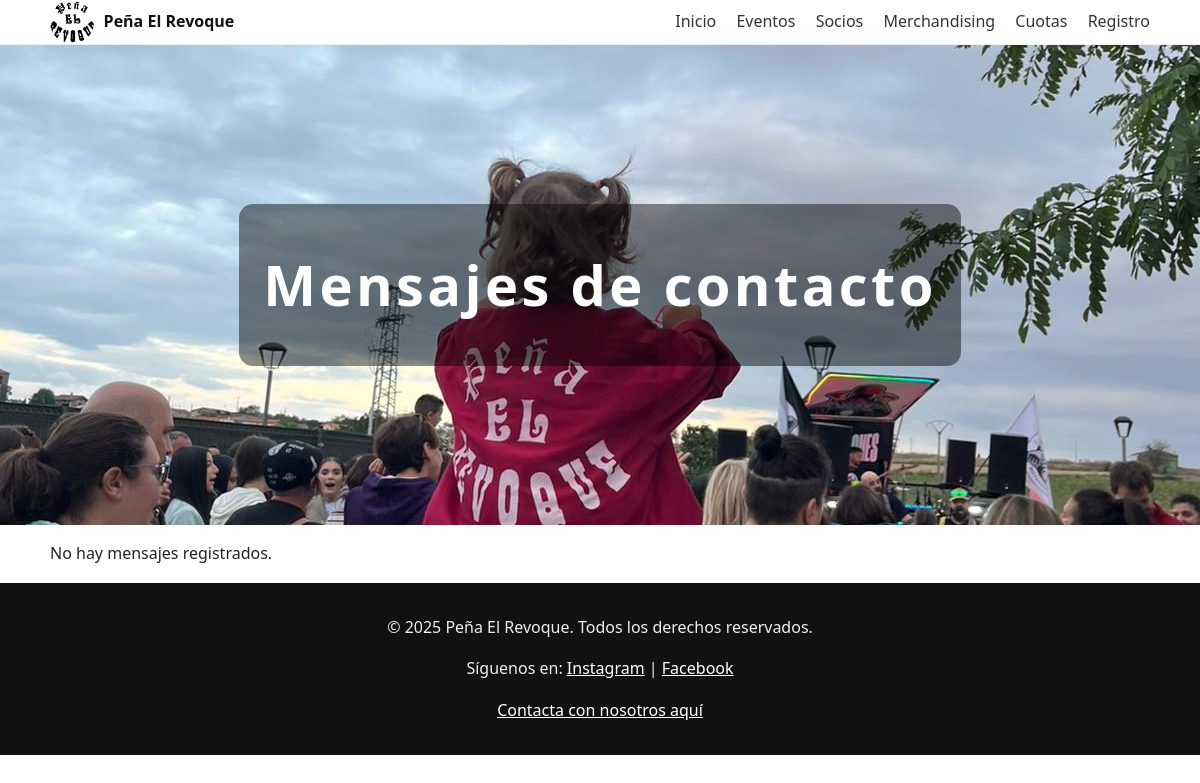
The app's page /contacto/mensajes/ (signed in), older data.
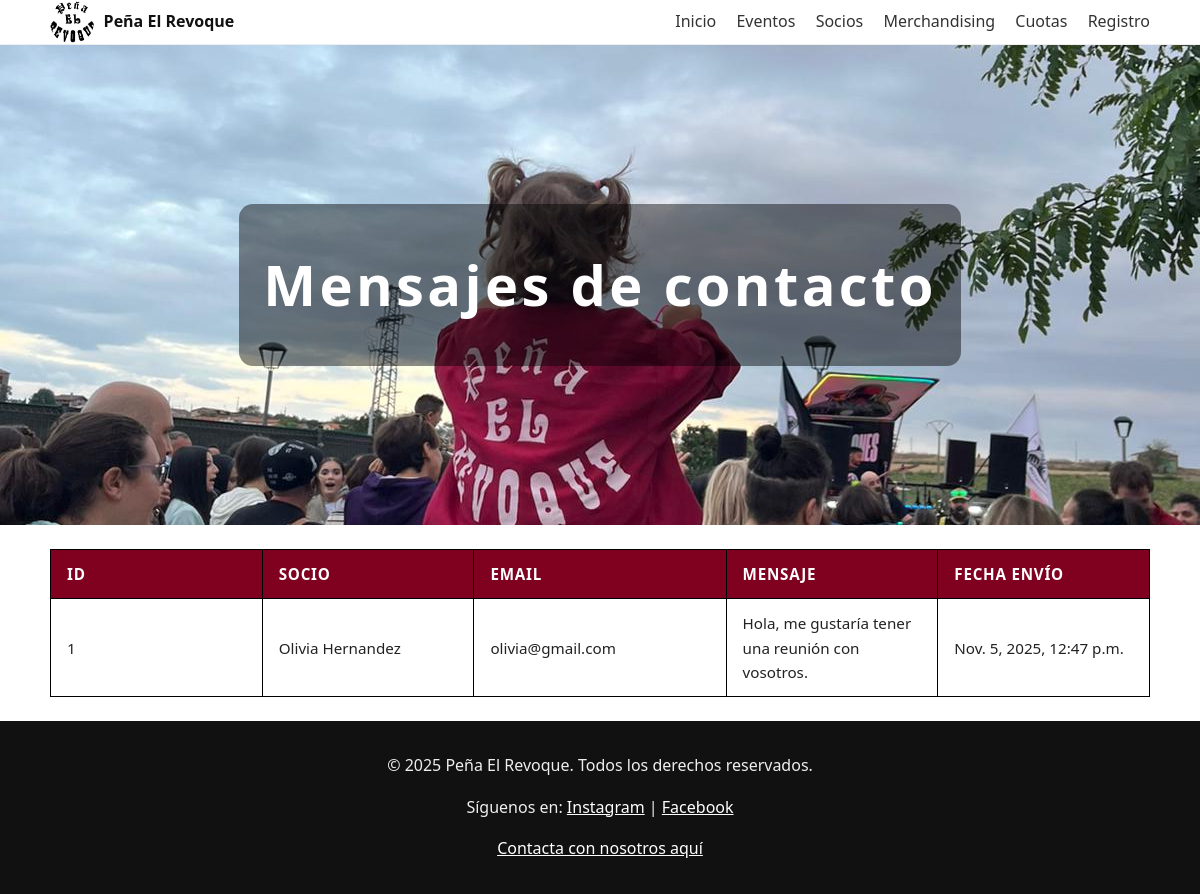
The same page, newer data.
### appProjectDjango/models.py (models this page shows, shortened)
class Contacto(models.Model):
    socio = models.ForeignKey('Socio', on_delete=models.SET_NULL, null=True, blank=True)
    email = models.EmailField()
    mensaje = models.TextField()
    fecha_envio = models.DateTimeField(auto_now_add=True)
    class Meta:
        db_table = "Contactos"

class Socio(models.Model):
    TIPO_SOCIO_CHOICES = [
        ('menor', 'Menor'),
        ('socio', 'Socio'),
        ('nuevo', 'Nuevo'),
    ]
    nombre = models.CharField(max_length=100)
    apellido = models.CharField(max_length=100, null=True, blank=True)
    segundo_apellido = models.CharField(max_length=100, blank=True, null=True)
    mayor13 = models.BooleanField(default=True)
    fecha_nacimiento = models.DateField(blank=True, null=True)
    tipo_socio = models.CharField(max_length=20, choices=TIPO_SOCIO_CHOICES, default='nuevo')
    email = models.EmailField(unique=True)
    password = models.CharField(max_length=128, null=True, blank=True)
    telefono = models.CharField(max_length=20)
    class Meta:
        db_table = "Socios"

### appProjectDjango/views.py (the view)
# urls.py: path('contacto/mensajes/', VerMensajesView.as_view(), name='ver_mensajes'),
class VerMensajesView(UserPassesTestMixin, ListView):
    model = Contacto
    template_name = "ver_mensajes.html"
    context_object_name = "mensajes"
    def test_func(self):
        return self.request.user.is_superuser
    def get_queryset(self):
        return Contacto.objects.select_related('socio').all().order_by('-fecha_envio')

### appProjectDjango/templates/ver_mensajes.html (shortened to what this page needs)
{% load static %}
<!DOCTYPE html>
<html lang="es">
<head>
  <link rel="stylesheet" href="{% static 'css/styles.css' %}">
</head>
<body>
<header class="site-header">
  <div class="wrap">
    <a class="brand" href="{% url 'index' %}">
      <img src="{% static 'img/iconos/peña.jpg' %}" alt="Logo" class="brand-logo">
      <span>Peña El Revoque</span>
    </a>
    <nav class="main-nav">
      <a href="{% url 'index' %}">Inicio</a>
      <a href="{% url 'eventos' %}">Eventos</a>
      <a href="{% url 'socios' %}">Socios</a>
      <a href="{% url 'merchandising' %}">Merchandising</a>
      <a href="{% url 'cuotas' %}">Cuotas</a>
      <a href="{% url 'registros' %}">Registro</a>
    </nav>
  </div>
</header>
<section class="hero">
  <div class="hero-inner">
    <h1>Mensajes de contacto</h1>
  </div>
</section>
<main class="wrap">
  {% if mensajes %}
  <table id="cuotas" style="width:100%;">
    <thead>
      <tr>
        <th>ID</th>
        <th>Socio</th>
        <th>Email</th>
        <th>Mensaje</th>
        <th>Fecha envío</th>
      </tr>
    </thead>
    <tbody>
      {% for mensaje in mensajes %}
      <tr>
        <td>{{ mensaje.id }}</td>
        <td>{{ mensaje.socio.nombre }} {{ mensaje.socio.apellido }}</td>
        <td>{{ mensaje.email }}</td>
        <td>{{ mensaje.mensaje }}</td>
        <td>{{ mensaje.fecha_envio }}</td>
      </tr>
      {% endfor %}
    </tbody>
  </table>
  {% else %}
    <p>No hay mensajes registrados.</p>
  {% endif %}
</main>
<footer class="site-footer">
    <p>&copy; 2025 Peña El Revoque. Todos los derechos reservados.</p>
    <p>Síguenos en:
        <a href="https://www.instagram.com/hervias_larioja" target="_blank">Instagram</a> |
        <a href="https://www.facebook.com/elrevoquehervias" target="_blank">Facebook</a>
    </p>
    <p><a href="{% url 'contacto' %}">Contacta con nosotros aquí</a></p>
</footer>
</body>
</html>

Row changes from the older to the newer data that the page shows:
added Contacto: id "1", socio.nombre "Olivia", socio.apellido "Hernandez", email "olivia@gmail.com", mensaje "Hola, me gustaría tener una reunión con vosotros.", fecha_envio "Nov. 5, 2025, 12:47 p.m."
Text that changed along with them:
text no longer shown: "No hay mensajes registrados."
text now shown: "ID SOCIO EMAIL MENSAJE FECHA ENVÍO"
